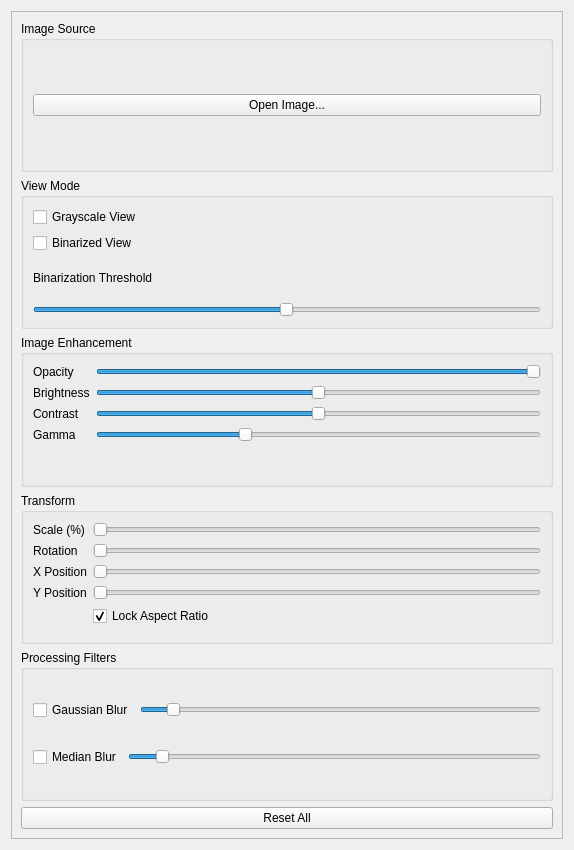
<?xml version="1.0" encoding="UTF-8"?>
<ui version="4.0">
 <class>ImagePanel</class>
 <widget class="QWidget" name="ImagePanel">
  <property name="geometry">
   <rect>
    <x>0</x>
    <y>0</y>
    <width>574</width>
    <height>850</height>
   </rect>
  </property>
  <property name="windowTitle">
   <string>Vision Workbench</string>
  </property>
  <layout class="QVBoxLayout" name="verticalLayout">
   <item>
    <widget class="QScrollArea" name="scrollArea">
     <property name="widgetResizable">
      <bool>true</bool>
     </property>
     <widget class="QWidget" name="scrollAreaWidgetContents">
      <layout class="QVBoxLayout" name="mainLayout">
       <!-- IMAGE GROUP -->
       <item>
        <widget class="QGroupBox" name="groupImage">
         <property name="title">
          <string>Image Source</string>
         </property>
         <layout class="QVBoxLayout" name="imageLayout">
          <item>
           <widget class="QPushButton" name="btnOpenImage">
            <property name="text">
             <string>Open Image...</string>
            </property>
           </widget>
          </item>
         </layout>
        </widget>
       </item>

       <!-- VIEW MODE GROUP -->
       <item>
        <widget class="QGroupBox" name="groupViewMode">
         <property name="title">
          <string>View Mode</string>
         </property>
         <layout class="QVBoxLayout" name="viewModeLayout">
          <item>
           <widget class="QCheckBox" name="chkGray">
            <property name="text">
             <string>Grayscale View</string>
            </property>
           </widget>
          </item>
          <item>
           <layout class="QHBoxLayout" name="binaryLayout">
            <item>
             <widget class="QCheckBox" name="chkBinary">
              <property name="text">
               <string>Binarized View</string>
              </property>
             </widget>
            </item>
           </layout>
          </item>
          <item>
           <widget class="QLabel" name="labelThreshold">
            <property name="text">
             <string>Binarization Threshold</string>
            </property>
           </widget>
          </item>
          <item>
           <widget class="QSlider" name="sliderThreshold">
            <property name="maximum">
             <number>255</number>
            </property>
            <property name="value">
             <number>127</number>
            </property>
            <property name="orientation">
             <enum>Qt::Orientation::Horizontal</enum>
            </property>
           </widget>
          </item>
         </layout>
        </widget>
       </item>

       <!-- DISPLAY GROUP -->
       <item>
        <widget class="QGroupBox" name="groupDisplay">
         <property name="title">
          <string>Image Enhancement</string>
         </property>
         <layout class="QFormLayout" name="displayLayout">
          <item row="0" column="0"><widget class="QLabel" name="labelOpacity"><property name="text"><string>Opacity</string></property></widget></item>
          <item row="0" column="1"><widget class="QSlider" name="sliderOpacity"><property name="maximum"><number>100</number></property><property name="value"><number>100</number></property><property name="orientation"><enum>Qt::Orientation::Horizontal</enum></property></widget></item>
          <item row="1" column="0"><widget class="QLabel" name="labelBrightness"><property name="text"><string>Brightness</string></property></widget></item>
          <item row="1" column="1"><widget class="QSlider" name="sliderBrightness"><property name="minimum"><number>-100</number></property><property name="maximum"><number>100</number></property><property name="orientation"><enum>Qt::Orientation::Horizontal</enum></property></widget></item>
          <item row="2" column="0"><widget class="QLabel" name="labelContrast"><property name="text"><string>Contrast</string></property></widget></item>
          <item row="2" column="1"><widget class="QSlider" name="sliderContrast"><property name="minimum"><number>-100</number></property><property name="maximum"><number>100</number></property><property name="orientation"><enum>Qt::Orientation::Horizontal</enum></property></widget></item>
          <item row="3" column="0"><widget class="QLabel" name="labelGamma"><property name="text"><string>Gamma</string></property></widget></item>
          <item row="3" column="1"><widget class="QSlider" name="sliderGamma"><property name="minimum"><number>1</number></property><property name="maximum"><number>300</number></property><property name="value"><number>100</number></property><property name="orientation"><enum>Qt::Orientation::Horizontal</enum></property></widget></item>
         </layout>
        </widget>
       </item>

       <!-- TRANSFORM GROUP -->
       <item>
        <widget class="QGroupBox" name="groupTransform">
         <property name="title">
          <string>Transform</string>
         </property>
         <layout class="QFormLayout" name="transformLayout">
          <item row="0" column="0"><widget class="QLabel" name="labelScale"><property name="text"><string>Scale (%)</string></property></widget></item>
          <item row="0" column="1"><widget class="QSlider" name="sliderScale"><property name="orientation"><enum>Qt::Orientation::Horizontal</enum></property></widget></item>
          <item row="1" column="0"><widget class="QLabel" name="labelRotation"><property name="text"><string>Rotation</string></property></widget></item>
          <item row="1" column="1"><widget class="QSlider" name="sliderRotation"><property name="orientation"><enum>Qt::Orientation::Horizontal</enum></property></widget></item>
          <item row="2" column="0"><widget class="QLabel" name="labelPosX"><property name="text"><string>X Position</string></property></widget></item>
          <item row="2" column="1"><widget class="QSlider" name="sliderPosX"><property name="orientation"><enum>Qt::Orientation::Horizontal</enum></property></widget></item>
          <item row="3" column="0"><widget class="QLabel" name="labelPosY"><property name="text"><string>Y Position</string></property></widget></item>
          <item row="3" column="1"><widget class="QSlider" name="sliderPosY"><property name="orientation"><enum>Qt::Orientation::Horizontal</enum></property></widget></item>
          <item row="4" column="1"><widget class="QCheckBox" name="chkLockAspect"><property name="text"><string>Lock Aspect Ratio</string></property><property name="checked"><bool>true</bool></property></widget></item>
         </layout>
        </widget>
       </item>

       <!-- PROCESSING FILTERS GROUP -->
       <item>
        <widget class="QGroupBox" name="groupFilters">
         <property name="title">
          <string>Processing Filters</string>
         </property>
         <layout class="QVBoxLayout" name="filtersLayout">
          <!-- Gaussian Blur -->
          <item>
           <layout class="QHBoxLayout" name="gaussianLayout">
            <item><widget class="QCheckBox" name="chkGaussian"><property name="text"><string>Gaussian Blur</string></property></widget></item>
            <item><widget class="QSlider" name="sliderGaussian"><property name="minimum"><number>1</number></property><property name="maximum"><number>31</number></property><property name="value"><number>3</number></property><property name="orientation"><enum>Qt::Orientation::Horizontal</enum></property></widget></item>
           </layout>
          </item>
          <!-- Median Blur -->
          <item>
           <layout class="QHBoxLayout" name="medianLayout">
            <item><widget class="QCheckBox" name="chkMedian"><property name="text"><string>Median Blur</string></property></widget></item>
            <item><widget class="QSlider" name="sliderMedian"><property name="minimum"><number>1</number></property><property name="maximum"><number>31</number></property><property name="value"><number>3</number></property><property name="orientation"><enum>Qt::Orientation::Horizontal</enum></property></widget></item>
           </layout>
          </item>
         </layout>
        </widget>
       </item>

       <item>
        <widget class="QPushButton" name="btnReset">
         <property name="text"><string>Reset All</string></property>
        </widget>
       </item>
      </layout>
     </widget>
    </widget>
   </item>
  </layout>
 </widget>
</ui>
